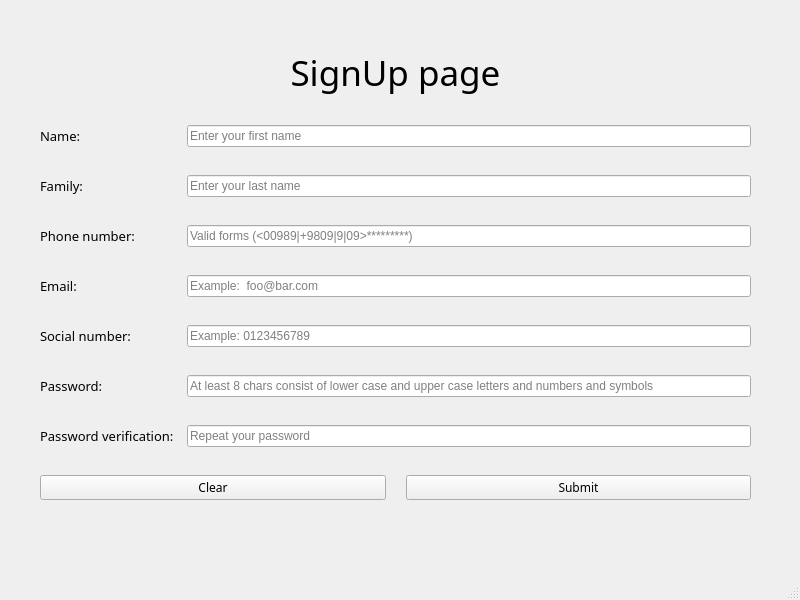
<?xml version="1.0" encoding="UTF-8"?>
<ui version="4.0">
 <class>MainWindow</class>
 <widget class="QMainWindow" name="MainWindow">
  <property name="geometry">
   <rect>
    <x>0</x>
    <y>0</y>
    <width>800</width>
    <height>600</height>
   </rect>
  </property>
  <property name="contextMenuPolicy">
   <enum>Qt::NoContextMenu</enum>
  </property>
  <property name="windowTitle">
   <string>MainWindow</string>
  </property>
  <widget class="QWidget" name="centralwidget">
   <widget class="QWidget" name="gridLayoutWidget">
    <property name="geometry">
     <rect>
      <x>30</x>
      <y>20</y>
      <width>731</width>
      <height>511</height>
     </rect>
    </property>
    <layout class="QGridLayout" name="gridLayout">
     <property name="leftMargin">
      <number>10</number>
     </property>
     <property name="topMargin">
      <number>10</number>
     </property>
     <property name="rightMargin">
      <number>10</number>
     </property>
     <property name="bottomMargin">
      <number>10</number>
     </property>
     <property name="spacing">
      <number>10</number>
     </property>
     <item row="1" column="1">
      <widget class="QLineEdit" name="lEditName">
       <property name="autoFillBackground">
        <bool>false</bool>
       </property>
       <property name="placeholderText">
        <string>Enter your first name</string>
       </property>
       <property name="clearButtonEnabled">
        <bool>true</bool>
       </property>
      </widget>
     </item>
     <item row="6" column="0">
      <widget class="QLabel" name="lblPassword">
       <property name="font">
        <font>
         <family>Arial Rounded MT Bold</family>
         <pointsize>10</pointsize>
        </font>
       </property>
       <property name="text">
        <string>Password: </string>
       </property>
      </widget>
     </item>
     <item row="0" column="0" colspan="2">
      <widget class="QLabel" name="lblTitle">
       <property name="sizePolicy">
        <sizepolicy hsizetype="Minimum" vsizetype="Fixed">
         <horstretch>0</horstretch>
         <verstretch>0</verstretch>
        </sizepolicy>
       </property>
       <property name="font">
        <font>
         <family>Arial Rounded MT Bold</family>
         <pointsize>26</pointsize>
        </font>
       </property>
       <property name="text">
        <string>SignUp page</string>
       </property>
       <property name="alignment">
        <set>Qt::AlignCenter</set>
       </property>
      </widget>
     </item>
     <item row="2" column="1">
      <widget class="QLineEdit" name="lEditFamily">
       <property name="placeholderText">
        <string>Enter your last name </string>
       </property>
       <property name="clearButtonEnabled">
        <bool>true</bool>
       </property>
      </widget>
     </item>
     <item row="4" column="0">
      <widget class="QLabel" name="lblEmail">
       <property name="font">
        <font>
         <family>Arial Rounded MT Bold</family>
         <pointsize>10</pointsize>
        </font>
       </property>
       <property name="text">
        <string>Email: </string>
       </property>
      </widget>
     </item>
     <item row="6" column="1">
      <widget class="QLineEdit" name="lEditPassword">
       <property name="echoMode">
        <enum>QLineEdit::Password</enum>
       </property>
       <property name="placeholderText">
        <string>At least 8 chars consist of lower case and upper case letters and numbers and symbols</string>
       </property>
       <property name="clearButtonEnabled">
        <bool>true</bool>
       </property>
      </widget>
     </item>
     <item row="3" column="1">
      <widget class="QLineEdit" name="lEditPhoneNumber">
       <property name="placeholderText">
        <string>Valid forms (&lt;00989|+9809|9|09&gt;*********)</string>
       </property>
       <property name="clearButtonEnabled">
        <bool>true</bool>
       </property>
      </widget>
     </item>
     <item row="3" column="0">
      <widget class="QLabel" name="lblPhoneNumber">
       <property name="font">
        <font>
         <family>Arial Rounded MT Bold</family>
         <pointsize>10</pointsize>
        </font>
       </property>
       <property name="text">
        <string>Phone number: </string>
       </property>
      </widget>
     </item>
     <item row="7" column="0">
      <widget class="QLabel" name="lblPassVerification">
       <property name="font">
        <font>
         <family>Arial Rounded MT Bold</family>
         <pointsize>10</pointsize>
        </font>
       </property>
       <property name="text">
        <string>Password verification: </string>
       </property>
      </widget>
     </item>
     <item row="5" column="1">
      <widget class="QLineEdit" name="lEditSocialNumber">
       <property name="placeholderText">
        <string>Example: 0123456789</string>
       </property>
       <property name="clearButtonEnabled">
        <bool>true</bool>
       </property>
      </widget>
     </item>
     <item row="4" column="1">
      <widget class="QLineEdit" name="lEditEmail">
       <property name="placeholderText">
        <string>Example:  foo@bar.com</string>
       </property>
       <property name="clearButtonEnabled">
        <bool>true</bool>
       </property>
      </widget>
     </item>
     <item row="1" column="0">
      <widget class="QLabel" name="lblName">
       <property name="font">
        <font>
         <family>Arial Rounded MT Bold</family>
         <pointsize>10</pointsize>
        </font>
       </property>
       <property name="text">
        <string>Name: </string>
       </property>
      </widget>
     </item>
     <item row="2" column="0">
      <widget class="QLabel" name="lblFamily">
       <property name="font">
        <font>
         <family>Arial Rounded MT Bold</family>
         <pointsize>10</pointsize>
        </font>
       </property>
       <property name="text">
        <string>Family: </string>
       </property>
      </widget>
     </item>
     <item row="5" column="0">
      <widget class="QLabel" name="lblSocialNumber">
       <property name="font">
        <font>
         <family>Arial Rounded MT Bold</family>
         <pointsize>10</pointsize>
        </font>
       </property>
       <property name="text">
        <string>Social number: </string>
       </property>
      </widget>
     </item>
     <item row="7" column="1">
      <widget class="QLineEdit" name="lEditPasswordVerify">
       <property name="echoMode">
        <enum>QLineEdit::Password</enum>
       </property>
       <property name="placeholderText">
        <string>Repeat your password</string>
       </property>
       <property name="clearButtonEnabled">
        <bool>true</bool>
       </property>
      </widget>
     </item>
     <item row="8" column="0" colspan="2">
      <layout class="QHBoxLayout" name="btnHLayout">
       <property name="spacing">
        <number>20</number>
       </property>
       <item>
        <widget class="QPushButton" name="btnClear">
         <property name="font">
          <font>
           <family>Arial Rounded MT Bold</family>
          </font>
         </property>
         <property name="text">
          <string>Clear</string>
         </property>
        </widget>
       </item>
       <item>
        <widget class="QPushButton" name="btnSubmit">
         <property name="font">
          <font>
           <family>Arial Rounded MT Bold</family>
          </font>
         </property>
         <property name="text">
          <string>Submit</string>
         </property>
        </widget>
       </item>
      </layout>
     </item>
    </layout>
   </widget>
  </widget>
  <widget class="QMenuBar" name="menubar">
   <property name="geometry">
    <rect>
     <x>0</x>
     <y>0</y>
     <width>800</width>
     <height>26</height>
    </rect>
   </property>
  </widget>
  <widget class="QStatusBar" name="statusbar"/>
 </widget>
 <resources/>
 <connections/>
</ui>
